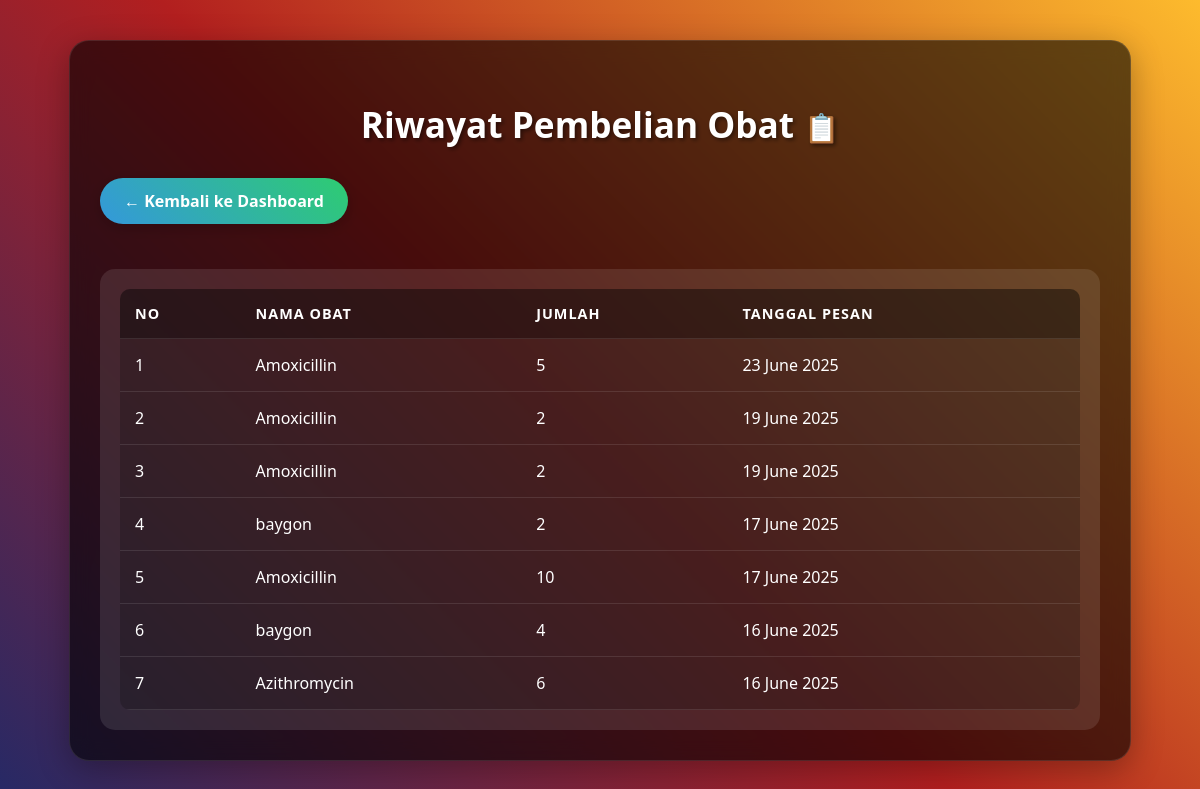
Screenshot of /pelanggan/riwayat_pesanan.php (signed in) with the database file from the repository.
### tables this page shows
CREATE TABLE `penjualan` (
  `id_penjualan` int(11) NOT NULL,
  `id_obat` int(11) NOT NULL,
  `jumlah` int(11) NOT NULL,
  `tanggal` date NOT NULL,
  `total_harga` decimal(10,2) NOT NULL DEFAULT 0.00
);

CREATE TABLE `obat` (
  `id_obat` int(11) NOT NULL,
  `nama_obat` varchar(100) NOT NULL,
  `kategori` varchar(50) DEFAULT NULL,
  `satuan` varchar(20) DEFAULT NULL,
  `harga` int(11) DEFAULT NULL,
  `deskripsi` text DEFAULT NULL,
  `stok` int(11) NOT NULL DEFAULT 0,
  `tgl_kadaluarsa` date NOT NULL,
  `kadaluarsa` date DEFAULT NULL
);

### pelanggan/riwayat_pesanan.php (the view, shortened to what this page needs)
<?php
include '../config/db.php';
$query = "SELECT p.*, o.nama_obat
         FROM penjualan p
         JOIN obat o ON p.id_obat = o.id_obat
         ORDER BY p.tanggal DESC";
$result = $conn->query($query);
?>
<!DOCTYPE html>
<html lang="id">
<head>
</head>
<body>
    <div class="container">
        <h2>Riwayat Pembelian Obat</h2>
        <a href="index.php" class="back-btn">← Kembali ke Dashboard</a>
        <?php if ($result->num_rows > 0): ?>
            <div class="table-container">
                <table>
                    <tr>
                        <th>No</th>
                        <th>Nama Obat</th>
                        <th>Jumlah</th>
                        <th>Tanggal Pesan</th>
                    </tr>
                    <?php
                    $no = 1;
                    while ($row = $result->fetch_assoc()):
                        $tanggal = date('d F Y', strtotime($row['tanggal']));
                    ?>
                        <tr>
                            <td><?= $no++ ?></td>
                            <td><?= htmlspecialchars($row['nama_obat']) ?></td>
                            <td><?= $row['jumlah'] ?></td>
                            <td><?= $tanggal ?></td>
                        </tr>
                    <?php endwhile; ?>
                </table>
            </div>
        <?php endif; ?>
    </div>
</body>
</html>

### pelanggan/riwayat_pesanan.php (style rules this page uses)
body { font-family: 'Segoe UI', sans-serif; background: linear-gradient(45deg, #1a2a6c, #b21f1f, #fdbb2d); margin: 0; padding: 40px; color: #fff; min-height: 100vh; }
.container { max-width: 1000px; margin: auto; background: rgba(0, 0, 0, 0.6); backdrop-filter: blur(10px); padding: 30px; border-radius: 20px; box-shadow: 0 8px 32px rgba(0, 0, 0, 0.3); border: 1px solid rgba(255, 255, 255, 0.1); }
h2 { text-align: center; margin-bottom: 30px; color: #fff; font-size: 2.2em; text-shadow: 2px 2px 4px rgba(0, 0, 0, 0.5); position: relative; }
h2:after { content: '📋'; font-size: 0.8em; margin-left: 10px; }
.back-btn { display: inline-block; padding: 12px 24px; background: linear-gradient(45deg, #3498db, #2ecc71); color: white; text-decoration: none; border-radius: 50px; margin-bottom: 25px; transition: all 0.3s ease; font-weight: bold; border: none; box-shadow: 0 4px 15px rgba(0, 0, 0, 0.2); }
.table-container { overflow-x: auto; margin-top: 20px; background: rgba(255, 255, 255, 0.1); border-radius: 15px; padding: 20px; }
table { width: 100%; border-collapse: collapse; background: rgba(0, 0, 0, 0.2); border-radius: 10px; overflow: hidden; }
th, td { padding: 15px; text-align: left; border-bottom: 1px solid rgba(255, 255, 255, 0.1); }
th { background: rgba(0, 0, 0, 0.3); font-weight: 600; text-transform: uppercase; font-size: 0.9em; letter-spacing: 1px; }

### rows the page displays
penjualan: id_obat.nama_obat "Amoxicillin", jumlah "5", tanggal "23 June 2025"
penjualan: id_obat.nama_obat "Amoxicillin", jumlah "2", tanggal "19 June 2025"
penjualan: id_obat.nama_obat "Amoxicillin", jumlah "2", tanggal "19 June 2025"
penjualan: id_obat.nama_obat "baygon", jumlah "2", tanggal "17 June 2025"
penjualan: id_obat.nama_obat "Amoxicillin", jumlah "10", tanggal "17 June 2025"
penjualan: id_obat.nama_obat "baygon", jumlah "4", tanggal "16 June 2025"
penjualan: id_obat.nama_obat "Azithromycin", jumlah "6", tanggal "16 June 2025"
